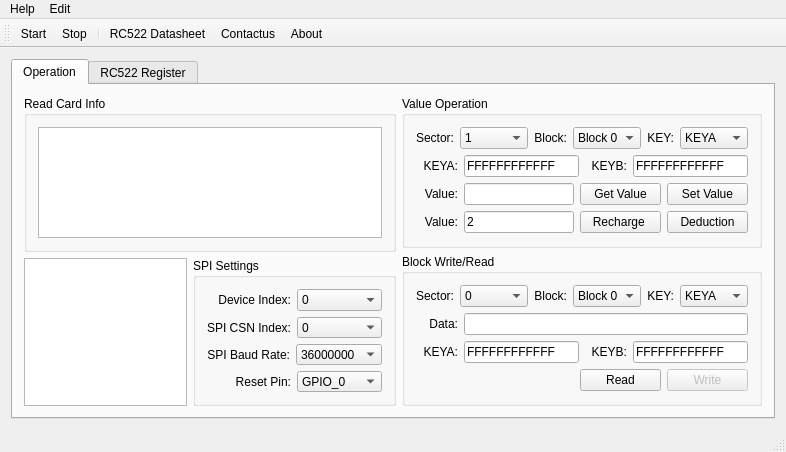
<?xml version="1.0" encoding="UTF-8"?>
<ui version="4.0">
 <class>MainWindow</class>
 <widget class="QMainWindow" name="MainWindow">
  <property name="geometry">
   <rect>
    <x>0</x>
    <y>0</y>
    <width>786</width>
    <height>448</height>
   </rect>
  </property>
  <property name="windowTitle">
   <string>Ginkgo USB-SPI MFRC522</string>
  </property>
  <property name="windowIcon">
   <iconset resource="../windows/RC522_Test/ico.qrc">
    <normaloff>:/ico/images/master-card.png</normaloff>:/ico/images/master-card.png</iconset>
  </property>
  <widget class="QWidget" name="centralWidget">
   <layout class="QGridLayout" name="gridLayout_8">
    <item row="0" column="0">
     <widget class="QTabWidget" name="tabWidget">
      <property name="currentIndex">
       <number>0</number>
      </property>
      <widget class="QWidget" name="tab_2">
       <attribute name="title">
        <string>Operation</string>
       </attribute>
       <layout class="QGridLayout" name="gridLayout_7">
        <item row="0" column="0">
         <layout class="QHBoxLayout" name="horizontalLayout_27">
          <item>
           <layout class="QVBoxLayout" name="verticalLayout_3">
            <item>
             <widget class="QGroupBox" name="groupBox_2">
              <property name="minimumSize">
               <size>
                <width>366</width>
                <height>0</height>
               </size>
              </property>
              <property name="title">
               <string>Read Card Info</string>
              </property>
              <layout class="QGridLayout" name="gridLayout_5">
               <item row="0" column="1">
                <widget class="QTextBrowser" name="cardInfoTextBrowser"/>
               </item>
              </layout>
             </widget>
            </item>
            <item>
             <layout class="QHBoxLayout" name="horizontalLayout_24">
              <item>
               <widget class="QGraphicsView" name="graphicsView">
                <property name="minimumSize">
                 <size>
                  <width>0</width>
                  <height>0</height>
                 </size>
                </property>
                <property name="lineWidth">
                 <number>0</number>
                </property>
                <property name="verticalScrollBarPolicy">
                 <enum>Qt::ScrollBarAlwaysOff</enum>
                </property>
                <property name="horizontalScrollBarPolicy">
                 <enum>Qt::ScrollBarAlwaysOff</enum>
                </property>
               </widget>
              </item>
              <item>
               <widget class="QGroupBox" name="groupBox">
                <property name="minimumSize">
                 <size>
                  <width>0</width>
                  <height>148</height>
                 </size>
                </property>
                <property name="title">
                 <string>SPI Settings</string>
                </property>
                <layout class="QGridLayout" name="gridLayout_4">
                 <item row="0" column="1">
                  <layout class="QHBoxLayout" name="horizontalLayout_3">
                   <item>
                    <widget class="QLabel" name="label">
                     <property name="text">
                      <string>Device Index:</string>
                     </property>
                     <property name="alignment">
                      <set>Qt::AlignRight|Qt::AlignTrailing|Qt::AlignVCenter</set>
                     </property>
                    </widget>
                   </item>
                   <item>
                    <widget class="QComboBox" name="deviceIndexComboBox">
                     <property name="minimumSize">
                      <size>
                       <width>85</width>
                       <height>0</height>
                      </size>
                     </property>
                     <item>
                      <property name="text">
                       <string>0</string>
                      </property>
                     </item>
                     <item>
                      <property name="text">
                       <string>1</string>
                      </property>
                     </item>
                     <item>
                      <property name="text">
                       <string>2</string>
                      </property>
                     </item>
                     <item>
                      <property name="text">
                       <string>3</string>
                      </property>
                     </item>
                     <item>
                      <property name="text">
                       <string>4</string>
                      </property>
                     </item>
                     <item>
                      <property name="text">
                       <string>5</string>
                      </property>
                     </item>
                     <item>
                      <property name="text">
                       <string>6</string>
                      </property>
                     </item>
                     <item>
                      <property name="text">
                       <string>7</string>
                      </property>
                     </item>
                     <item>
                      <property name="text">
                       <string>8</string>
                      </property>
                     </item>
                     <item>
                      <property name="text">
                       <string>9</string>
                      </property>
                     </item>
                    </widget>
                   </item>
                  </layout>
                 </item>
                 <item row="1" column="1">
                  <layout class="QHBoxLayout" name="horizontalLayout_4">
                   <item>
                    <widget class="QLabel" name="label_2">
                     <property name="text">
                      <string>SPI CSN Index:</string>
                     </property>
                     <property name="alignment">
                      <set>Qt::AlignRight|Qt::AlignTrailing|Qt::AlignVCenter</set>
                     </property>
                    </widget>
                   </item>
                   <item>
                    <widget class="QComboBox" name="channelIndexComboBox">
                     <property name="minimumSize">
                      <size>
                       <width>85</width>
                       <height>0</height>
                      </size>
                     </property>
                     <item>
                      <property name="text">
                       <string>0</string>
                      </property>
                     </item>
                     <item>
                      <property name="text">
                       <string>1</string>
                      </property>
                     </item>
                     <item>
                      <property name="text">
                       <string>2</string>
                      </property>
                     </item>
                     <item>
                      <property name="text">
                       <string>3</string>
                      </property>
                     </item>
                     <item>
                      <property name="text">
                       <string>4</string>
                      </property>
                     </item>
                    </widget>
                   </item>
                  </layout>
                 </item>
                 <item row="2" column="1">
                  <layout class="QHBoxLayout" name="horizontalLayout_5">
                   <item>
                    <widget class="QLabel" name="label_3">
                     <property name="text">
                      <string>SPI Baud Rate:</string>
                     </property>
                     <property name="alignment">
                      <set>Qt::AlignRight|Qt::AlignTrailing|Qt::AlignVCenter</set>
                     </property>
                    </widget>
                   </item>
                   <item>
                    <widget class="QComboBox" name="baudrateComboBox">
                     <property name="minimumSize">
                      <size>
                       <width>85</width>
                       <height>0</height>
                      </size>
                     </property>
                     <item>
                      <property name="text">
                       <string>36000000</string>
                      </property>
                     </item>
                     <item>
                      <property name="text">
                       <string>18000000</string>
                      </property>
                     </item>
                     <item>
                      <property name="text">
                       <string>9000000</string>
                      </property>
                     </item>
                     <item>
                      <property name="text">
                       <string>4500000</string>
                      </property>
                     </item>
                     <item>
                      <property name="text">
                       <string>2250000</string>
                      </property>
                     </item>
                     <item>
                      <property name="text">
                       <string>1125000</string>
                      </property>
                     </item>
                     <item>
                      <property name="text">
                       <string>562500</string>
                      </property>
                     </item>
                     <item>
                      <property name="text">
                       <string>281250</string>
                      </property>
                     </item>
                    </widget>
                   </item>
                  </layout>
                 </item>
                 <item row="3" column="1">
                  <layout class="QHBoxLayout" name="horizontalLayout_11">
                   <item>
                    <widget class="QLabel" name="label_9">
                     <property name="text">
                      <string>Reset Pin:</string>
                     </property>
                     <property name="alignment">
                      <set>Qt::AlignRight|Qt::AlignTrailing|Qt::AlignVCenter</set>
                     </property>
                    </widget>
                   </item>
                   <item>
                    <widget class="QComboBox" name="resetPinComboBox">
                     <property name="minimumSize">
                      <size>
                       <width>85</width>
                       <height>0</height>
                      </size>
                     </property>
                     <item>
                      <property name="text">
                       <string>GPIO_0</string>
                      </property>
                     </item>
                     <item>
                      <property name="text">
                       <string>GPIO_1</string>
                      </property>
                     </item>
                     <item>
                      <property name="text">
                       <string>GPIO_2</string>
                      </property>
                     </item>
                     <item>
                      <property name="text">
                       <string>GPIO_3</string>
                      </property>
                     </item>
                     <item>
                      <property name="text">
                       <string>GPIO_4</string>
                      </property>
                     </item>
                     <item>
                      <property name="text">
                       <string>GPIO_5</string>
                      </property>
                     </item>
                     <item>
                      <property name="text">
                       <string>GPIO_6</string>
                      </property>
                     </item>
                     <item>
                      <property name="text">
                       <string>GPIO_7</string>
                      </property>
                     </item>
                    </widget>
                   </item>
                  </layout>
                 </item>
                </layout>
               </widget>
              </item>
             </layout>
            </item>
           </layout>
          </item>
          <item>
           <layout class="QVBoxLayout" name="verticalLayout_4">
            <item>
             <widget class="QGroupBox" name="groupBox_4">
              <property name="title">
               <string>Value Operation</string>
              </property>
              <layout class="QGridLayout" name="gridLayout_2">
               <item row="0" column="0">
                <layout class="QVBoxLayout" name="verticalLayout_2">
                 <item>
                  <layout class="QHBoxLayout" name="horizontalLayout_22">
                   <item>
                    <layout class="QHBoxLayout" name="horizontalLayout_16">
                     <item>
                      <widget class="QLabel" name="label_11">
                       <property name="text">
                        <string>Sector:</string>
                       </property>
                       <property name="alignment">
                        <set>Qt::AlignRight|Qt::AlignTrailing|Qt::AlignVCenter</set>
                       </property>
                      </widget>
                     </item>
                     <item>
                      <widget class="QComboBox" name="valueSectorIndexComboBox">
                       <property name="minimumSize">
                        <size>
                         <width>68</width>
                         <height>0</height>
                        </size>
                       </property>
                       <property name="maximumSize">
                        <size>
                         <width>16777215</width>
                         <height>16777215</height>
                        </size>
                       </property>
                       <property name="currentIndex">
                        <number>1</number>
                       </property>
                       <item>
                        <property name="text">
                         <string>0</string>
                        </property>
                       </item>
                       <item>
                        <property name="text">
                         <string>1</string>
                        </property>
                       </item>
                       <item>
                        <property name="text">
                         <string>2</string>
                        </property>
                       </item>
                       <item>
                        <property name="text">
                         <string>3</string>
                        </property>
                       </item>
                       <item>
                        <property name="text">
                         <string>4</string>
                        </property>
                       </item>
                       <item>
                        <property name="text">
                         <string>5</string>
                        </property>
                       </item>
                       <item>
                        <property name="text">
                         <string>6</string>
                        </property>
                       </item>
                       <item>
                        <property name="text">
                         <string>7</string>
                        </property>
                       </item>
                       <item>
                        <property name="text">
                         <string>8</string>
                        </property>
                       </item>
                       <item>
                        <property name="text">
                         <string>9</string>
                        </property>
                       </item>
                       <item>
                        <property name="text">
                         <string>10</string>
                        </property>
                       </item>
                       <item>
                        <property name="text">
                         <string>11</string>
                        </property>
                       </item>
                       <item>
                        <property name="text">
                         <string>12</string>
                        </property>
                       </item>
                       <item>
                        <property name="text">
                         <string>13</string>
                        </property>
                       </item>
                       <item>
                        <property name="text">
                         <string>14</string>
                        </property>
                       </item>
                       <item>
                        <property name="text">
                         <string>15</string>
                        </property>
                       </item>
                      </widget>
                     </item>
                    </layout>
                   </item>
                   <item>
                    <layout class="QHBoxLayout" name="horizontalLayout_17">
                     <item>
                      <widget class="QLabel" name="label_12">
                       <property name="text">
                        <string>Block:</string>
                       </property>
                       <property name="alignment">
                        <set>Qt::AlignRight|Qt::AlignTrailing|Qt::AlignVCenter</set>
                       </property>
                      </widget>
                     </item>
                     <item>
                      <widget class="QComboBox" name="valueBlockComboBox">
                       <property name="minimumSize">
                        <size>
                         <width>68</width>
                         <height>0</height>
                        </size>
                       </property>
                       <item>
                        <property name="text">
                         <string>Block 0</string>
                        </property>
                       </item>
                       <item>
                        <property name="text">
                         <string>Block 1</string>
                        </property>
                       </item>
                       <item>
                        <property name="text">
                         <string>Block 2</string>
                        </property>
                       </item>
                      </widget>
                     </item>
                    </layout>
                   </item>
                   <item>
                    <layout class="QHBoxLayout" name="horizontalLayout_18">
                     <item>
                      <widget class="QLabel" name="label_13">
                       <property name="minimumSize">
                        <size>
                         <width>0</width>
                         <height>0</height>
                        </size>
                       </property>
                       <property name="text">
                        <string>KEY:</string>
                       </property>
                       <property name="alignment">
                        <set>Qt::AlignRight|Qt::AlignTrailing|Qt::AlignVCenter</set>
                       </property>
                      </widget>
                     </item>
                     <item>
                      <widget class="QComboBox" name="valueKeyComboBox">
                       <property name="minimumSize">
                        <size>
                         <width>68</width>
                         <height>0</height>
                        </size>
                       </property>
                       <item>
                        <property name="text">
                         <string>KEYA</string>
                        </property>
                       </item>
                       <item>
                        <property name="text">
                         <string>KEYB</string>
                        </property>
                       </item>
                      </widget>
                     </item>
                    </layout>
                   </item>
                  </layout>
                 </item>
                 <item>
                  <layout class="QHBoxLayout" name="horizontalLayout_23">
                   <item>
                    <layout class="QHBoxLayout" name="horizontalLayout_19">
                     <item>
                      <widget class="QLabel" name="label_14">
                       <property name="minimumSize">
                        <size>
                         <width>42</width>
                         <height>0</height>
                        </size>
                       </property>
                       <property name="text">
                        <string>KEYA:</string>
                       </property>
                       <property name="alignment">
                        <set>Qt::AlignRight|Qt::AlignTrailing|Qt::AlignVCenter</set>
                       </property>
                      </widget>
                     </item>
                     <item>
                      <widget class="QLineEdit" name="valueKeyALineEdit">
                       <property name="text">
                        <string>FFFFFFFFFFFF</string>
                       </property>
                      </widget>
                     </item>
                    </layout>
                   </item>
                   <item>
                    <layout class="QHBoxLayout" name="horizontalLayout_20">
                     <item>
                      <widget class="QLabel" name="label_15">
                       <property name="minimumSize">
                        <size>
                         <width>42</width>
                         <height>0</height>
                        </size>
                       </property>
                       <property name="text">
                        <string>KEYB:</string>
                       </property>
                       <property name="alignment">
                        <set>Qt::AlignRight|Qt::AlignTrailing|Qt::AlignVCenter</set>
                       </property>
                      </widget>
                     </item>
                     <item>
                      <widget class="QLineEdit" name="valueKeyBLineEdit">
                       <property name="text">
                        <string>FFFFFFFFFFFF</string>
                       </property>
                      </widget>
                     </item>
                    </layout>
                   </item>
                  </layout>
                 </item>
                 <item>
                  <layout class="QHBoxLayout" name="horizontalLayout_26">
                   <item>
                    <layout class="QHBoxLayout" name="horizontalLayout_25">
                     <item>
                      <widget class="QLabel" name="label_17">
                       <property name="minimumSize">
                        <size>
                         <width>42</width>
                         <height>0</height>
                        </size>
                       </property>
                       <property name="text">
                        <string>Value:</string>
                       </property>
                       <property name="alignment">
                        <set>Qt::AlignRight|Qt::AlignTrailing|Qt::AlignVCenter</set>
                       </property>
                      </widget>
                     </item>
                     <item>
                      <widget class="QLineEdit" name="currentValueLineEdit">
                       <property name="minimumSize">
                        <size>
                         <width>0</width>
                         <height>0</height>
                        </size>
                       </property>
                       <property name="maximumSize">
                        <size>
                         <width>16777215</width>
                         <height>16777215</height>
                        </size>
                       </property>
                       <property name="text">
                        <string/>
                       </property>
                      </widget>
                     </item>
                    </layout>
                   </item>
                   <item>
                    <widget class="QPushButton" name="getValuePushButton">
                     <property name="enabled">
                      <bool>true</bool>
                     </property>
                     <property name="minimumSize">
                      <size>
                       <width>81</width>
                       <height>0</height>
                      </size>
                     </property>
                     <property name="text">
                      <string>Get Value</string>
                     </property>
                    </widget>
                   </item>
                   <item>
                    <widget class="QPushButton" name="setValuePushButton">
                     <property name="enabled">
                      <bool>true</bool>
                     </property>
                     <property name="minimumSize">
                      <size>
                       <width>81</width>
                       <height>0</height>
                      </size>
                     </property>
                     <property name="text">
                      <string>Set Value</string>
                     </property>
                    </widget>
                   </item>
                  </layout>
                 </item>
                 <item>
                  <layout class="QHBoxLayout" name="horizontalLayout">
                   <item>
                    <layout class="QHBoxLayout" name="horizontalLayout_21">
                     <item>
                      <widget class="QLabel" name="label_16">
                       <property name="minimumSize">
                        <size>
                         <width>42</width>
                         <height>0</height>
                        </size>
                       </property>
                       <property name="text">
                        <string>Value:</string>
                       </property>
                       <property name="alignment">
                        <set>Qt::AlignRight|Qt::AlignTrailing|Qt::AlignVCenter</set>
                       </property>
                      </widget>
                     </item>
                     <item>
                      <widget class="QLineEdit" name="valueLineEdit">
                       <property name="minimumSize">
                        <size>
                         <width>0</width>
                         <height>0</height>
                        </size>
                       </property>
                       <property name="maximumSize">
                        <size>
                         <width>16777215</width>
                         <height>16777215</height>
                        </size>
                       </property>
                       <property name="text">
                        <string>2</string>
                       </property>
                      </widget>
                     </item>
                    </layout>
                   </item>
                   <item>
                    <widget class="QPushButton" name="incrementPushButton">
                     <property name="enabled">
                      <bool>true</bool>
                     </property>
                     <property name="minimumSize">
                      <size>
                       <width>81</width>
                       <height>0</height>
                      </size>
                     </property>
                     <property name="text">
                      <string>Recharge </string>
                     </property>
                    </widget>
                   </item>
                   <item>
                    <widget class="QPushButton" name="decrementPushButton">
                     <property name="enabled">
                      <bool>true</bool>
                     </property>
                     <property name="minimumSize">
                      <size>
                       <width>81</width>
                       <height>0</height>
                      </size>
                     </property>
                     <property name="text">
                      <string>Deduction</string>
                     </property>
                    </widget>
                   </item>
                  </layout>
                 </item>
                </layout>
               </item>
              </layout>
             </widget>
            </item>
            <item>
             <widget class="QGroupBox" name="groupBox_3">
              <property name="title">
               <string>Block Write/Read</string>
              </property>
              <layout class="QGridLayout" name="gridLayout_3">
               <item row="0" column="0">
                <layout class="QVBoxLayout" name="verticalLayout">
                 <item>
                  <layout class="QHBoxLayout" name="horizontalLayout_15">
                   <item>
                    <layout class="QHBoxLayout" name="horizontalLayout_10">
                     <item>
                      <widget class="QLabel" name="label_8">
                       <property name="text">
                        <string>Sector:</string>
                       </property>
                       <property name="alignment">
                        <set>Qt::AlignRight|Qt::AlignTrailing|Qt::AlignVCenter</set>
                       </property>
                      </widget>
                     </item>
                     <item>
                      <widget class="QComboBox" name="sectorIndexComboBox">
                       <property name="minimumSize">
                        <size>
                         <width>68</width>
                         <height>0</height>
                        </size>
                       </property>
                       <property name="maximumSize">
                        <size>
                         <width>16777215</width>
                         <height>16777215</height>
                        </size>
                       </property>
                       <item>
                        <property name="text">
                         <string>0</string>
                        </property>
                       </item>
                       <item>
                        <property name="text">
                         <string>1</string>
                        </property>
                       </item>
                       <item>
                        <property name="text">
                         <string>2</string>
                        </property>
                       </item>
                       <item>
                        <property name="text">
                         <string>3</string>
                        </property>
                       </item>
                       <item>
                        <property name="text">
                         <string>4</string>
                        </property>
                       </item>
                       <item>
                        <property name="text">
                         <string>5</string>
                        </property>
                       </item>
                       <item>
                        <property name="text">
                         <string>6</string>
                        </property>
                       </item>
                       <item>
                        <property name="text">
                         <string>7</string>
                        </property>
                       </item>
                       <item>
                        <property name="text">
                         <string>8</string>
                        </property>
                       </item>
                       <item>
                        <property name="text">
                         <string>9</string>
                        </property>
                       </item>
                       <item>
                        <property name="text">
                         <string>10</string>
                        </property>
                       </item>
                       <item>
                        <property name="text">
                         <string>11</string>
                        </property>
                       </item>
                       <item>
                        <property name="text">
                         <string>12</string>
                        </property>
                       </item>
                       <item>
                        <property name="text">
                         <string>13</string>
                        </property>
                       </item>
                       <item>
                        <property name="text">
                         <string>14</string>
                        </property>
                       </item>
                       <item>
                        <property name="text">
                         <string>15</string>
                        </property>
                       </item>
                      </widget>
                     </item>
                    </layout>
                   </item>
                   <item>
                    <layout class="QHBoxLayout" name="horizontalLayout_13">
                     <item>
                      <widget class="QLabel" name="label_10">
                       <property name="text">
                        <string>Block:</string>
                       </property>
                       <property name="alignment">
                        <set>Qt::AlignRight|Qt::AlignTrailing|Qt::AlignVCenter</set>
                       </property>
                      </widget>
                     </item>
                     <item>
                      <widget class="QComboBox" name="blockComboBox">
                       <property name="minimumSize">
                        <size>
                         <width>68</width>
                         <height>0</height>
                        </size>
                       </property>
                       <item>
                        <property name="text">
                         <string>Block 0</string>
                        </property>
                       </item>
                       <item>
                        <property name="text">
                         <string>Block 1</string>
                        </property>
                       </item>
                       <item>
                        <property name="text">
                         <string>Block 2</string>
                        </property>
                       </item>
                       <item>
                        <property name="text">
                         <string>Block 3</string>
                        </property>
                       </item>
                      </widget>
                     </item>
                    </layout>
                   </item>
                   <item>
                    <layout class="QHBoxLayout" name="horizontalLayout_7">
                     <item>
                      <widget class="QLabel" name="label_7">
                       <property name="minimumSize">
                        <size>
                         <width>0</width>
                         <height>0</height>
                        </size>
                       </property>
                       <property name="text">
                        <string>KEY:</string>
                       </property>
                       <property name="alignment">
                        <set>Qt::AlignRight|Qt::AlignTrailing|Qt::AlignVCenter</set>
                       </property>
                      </widget>
                     </item>
                     <item>
                      <widget class="QComboBox" name="keyComboBox">
                       <property name="minimumSize">
                        <size>
                         <width>68</width>
                         <height>0</height>
                        </size>
                       </property>
                       <item>
                        <property name="text">
                         <string>KEYA</string>
                        </property>
                       </item>
                       <item>
                        <property name="text">
                         <string>KEYB</string>
                        </property>
                       </item>
                      </widget>
                     </item>
                    </layout>
                   </item>
                  </layout>
                 </item>
                 <item>
                  <layout class="QHBoxLayout" name="horizontalLayout_6">
                   <item>
                    <widget class="QLabel" name="label_4">
                     <property name="minimumSize">
                      <size>
                       <width>42</width>
                       <height>0</height>
                      </size>
                     </property>
                     <property name="text">
                      <string>Data:</string>
                     </property>
                     <property name="alignment">
                      <set>Qt::AlignRight|Qt::AlignTrailing|Qt::AlignVCenter</set>
                     </property>
                    </widget>
                   </item>
                   <item>
                    <widget class="QLineEdit" name="blockDataLineEdit">
                     <property name="minimumSize">
                      <size>
                       <width>210</width>
                       <height>0</height>
                      </size>
                     </property>
                     <property name="maximumSize">
                      <size>
                       <width>16777215</width>
                       <height>16777215</height>
                      </size>
                     </property>
                     <property name="text">
                      <string/>
                     </property>
                    </widget>
                   </item>
                  </layout>
                 </item>
                 <item>
                  <layout class="QHBoxLayout" name="horizontalLayout_12">
                   <item>
                    <layout class="QHBoxLayout" name="horizontalLayout_8">
                     <item>
                      <widget class="QLabel" name="label_5">
                       <property name="minimumSize">
                        <size>
                         <width>42</width>
                         <height>0</height>
                        </size>
                       </property>
                       <property name="text">
                        <string>KEYA:</string>
                       </property>
                       <property name="alignment">
                        <set>Qt::AlignRight|Qt::AlignTrailing|Qt::AlignVCenter</set>
                       </property>
                      </widget>
                     </item>
                     <item>
                      <widget class="QLineEdit" name="keyALineEdit">
                       <property name="text">
                        <string>FFFFFFFFFFFF</string>
                       </property>
                      </widget>
                     </item>
                    </layout>
                   </item>
                   <item>
                    <layout class="QHBoxLayout" name="horizontalLayout_9">
                     <item>
                      <widget class="QLabel" name="label_6">
                       <property name="minimumSize">
                        <size>
                         <width>42</width>
                         <height>0</height>
                        </size>
                       </property>
                       <property name="text">
                        <string>KEYB:</string>
                       </property>
                       <property name="alignment">
                        <set>Qt::AlignRight|Qt::AlignTrailing|Qt::AlignVCenter</set>
                       </property>
                      </widget>
                     </item>
                     <item>
                      <widget class="QLineEdit" name="keyBLineEdit">
                       <property name="text">
                        <string>FFFFFFFFFFFF</string>
                       </property>
                      </widget>
                     </item>
                    </layout>
                   </item>
                  </layout>
                 </item>
                 <item>
                  <layout class="QHBoxLayout" name="horizontalLayout_14">
                   <item>
                    <spacer name="horizontalSpacer">
                     <property name="orientation">
                      <enum>Qt::Horizontal</enum>
                     </property>
                     <property name="sizeHint" stdset="0">
                      <size>
                       <width>40</width>
                       <height>20</height>
                      </size>
                     </property>
                    </spacer>
                   </item>
                   <item>
                    <widget class="QPushButton" name="readSectorPushButton">
                     <property name="minimumSize">
                      <size>
                       <width>81</width>
                       <height>0</height>
                      </size>
                     </property>
                     <property name="text">
                      <string>Read</string>
                     </property>
                    </widget>
                   </item>
                   <item>
                    <widget class="QPushButton" name="writeSectorPushButton">
                     <property name="enabled">
                      <bool>false</bool>
                     </property>
                     <property name="minimumSize">
                      <size>
                       <width>81</width>
                       <height>0</height>
                      </size>
                     </property>
                     <property name="text">
                      <string>Write</string>
                     </property>
                    </widget>
                   </item>
                  </layout>
                 </item>
                </layout>
               </item>
              </layout>
             </widget>
            </item>
           </layout>
          </item>
         </layout>
        </item>
       </layout>
      </widget>
      <widget class="QWidget" name="tab">
       <attribute name="title">
        <string>RC522 Register</string>
       </attribute>
       <layout class="QGridLayout" name="gridLayout">
        <item row="0" column="0">
         <widget class="QTreeWidget" name="rc522RegisterTreeWidget">
          <column>
           <property name="text">
            <string>Address(Hex)</string>
           </property>
          </column>
          <column>
           <property name="text">
            <string>Mnemonic</string>
           </property>
          </column>
          <column>
           <property name="text">
            <string>Bit</string>
           </property>
          </column>
          <column>
           <property name="text">
            <string>Value(Hex)</string>
           </property>
          </column>
          <column>
           <property name="text">
            <string>Type</string>
           </property>
          </column>
          <column>
           <property name="text">
            <string>Description</string>
           </property>
          </column>
         </widget>
        </item>
        <item row="1" column="0">
         <layout class="QHBoxLayout" name="horizontalLayout_2">
          <item>
           <spacer name="horizontalSpacer_2">
            <property name="orientation">
             <enum>Qt::Horizontal</enum>
            </property>
            <property name="sizeHint" stdset="0">
             <size>
              <width>40</width>
              <height>20</height>
             </size>
            </property>
           </spacer>
          </item>
          <item>
           <widget class="QPushButton" name="registerReadPushButton">
            <property name="text">
             <string>Read Data</string>
            </property>
           </widget>
          </item>
          <item>
           <widget class="QPushButton" name="registerWritePushButton">
            <property name="text">
             <string>Write Data</string>
            </property>
           </widget>
          </item>
         </layout>
        </item>
       </layout>
      </widget>
     </widget>
    </item>
   </layout>
  </widget>
  <widget class="QMenuBar" name="menuBar">
   <property name="geometry">
    <rect>
     <x>0</x>
     <y>0</y>
     <width>786</width>
     <height>23</height>
    </rect>
   </property>
   <widget class="QMenu" name="menuHelp">
    <property name="title">
     <string>Help</string>
    </property>
    <addaction name="actionContactus"/>
    <addaction name="actionAbout"/>
    <addaction name="actionRC522_Datasheet"/>
   </widget>
   <widget class="QMenu" name="menuEdit">
    <property name="title">
     <string>Edit</string>
    </property>
    <addaction name="actionStart"/>
    <addaction name="actionStop"/>
   </widget>
   <addaction name="menuHelp"/>
   <addaction name="menuEdit"/>
  </widget>
  <widget class="QToolBar" name="mainToolBar">
   <attribute name="toolBarArea">
    <enum>TopToolBarArea</enum>
   </attribute>
   <attribute name="toolBarBreak">
    <bool>false</bool>
   </attribute>
   <addaction name="actionStart"/>
   <addaction name="actionStop"/>
   <addaction name="separator"/>
   <addaction name="actionRC522_Datasheet"/>
   <addaction name="actionContactus"/>
   <addaction name="actionAbout"/>
  </widget>
  <widget class="QStatusBar" name="statusBar"/>
  <action name="actionContactus">
   <property name="icon">
    <iconset resource="../windows/RC522_Test/ico.qrc">
     <normaloff>:/ico/images/gif_48_079.gif</normaloff>:/ico/images/gif_48_079.gif</iconset>
   </property>
   <property name="text">
    <string>Contactus</string>
   </property>
  </action>
  <action name="actionAbout">
   <property name="icon">
    <iconset resource="../windows/RC522_Test/ico.qrc">
     <normaloff>:/ico/images/gif_48_052.gif</normaloff>:/ico/images/gif_48_052.gif</iconset>
   </property>
   <property name="text">
    <string>About</string>
   </property>
  </action>
  <action name="actionRC522_Datasheet">
   <property name="icon">
    <iconset resource="../windows/RC522_Test/ico.qrc">
     <normaloff>:/ico/images/gif_48_003.gif</normaloff>:/ico/images/gif_48_003.gif</iconset>
   </property>
   <property name="text">
    <string>RC522 Datasheet</string>
   </property>
  </action>
  <action name="actionStart">
   <property name="icon">
    <iconset resource="../windows/RC522_Test/ico.qrc">
     <normaloff>:/ico/images/gif_48_081.gif</normaloff>:/ico/images/gif_48_081.gif</iconset>
   </property>
   <property name="text">
    <string>Start</string>
   </property>
   <property name="shortcut">
    <string>Ctrl+S</string>
   </property>
  </action>
  <action name="actionStop">
   <property name="icon">
    <iconset resource="../windows/RC522_Test/ico.qrc">
     <normaloff>:/ico/images/gif_48_078.gif</normaloff>:/ico/images/gif_48_078.gif</iconset>
   </property>
   <property name="text">
    <string>Stop</string>
   </property>
   <property name="shortcut">
    <string>Ctrl+P</string>
   </property>
  </action>
 </widget>
 <layoutdefault spacing="6" margin="11"/>
 <resources>
  <include location="../windows/RC522_Test/ico.qrc"/>
 </resources>
 <connections/>
</ui>
